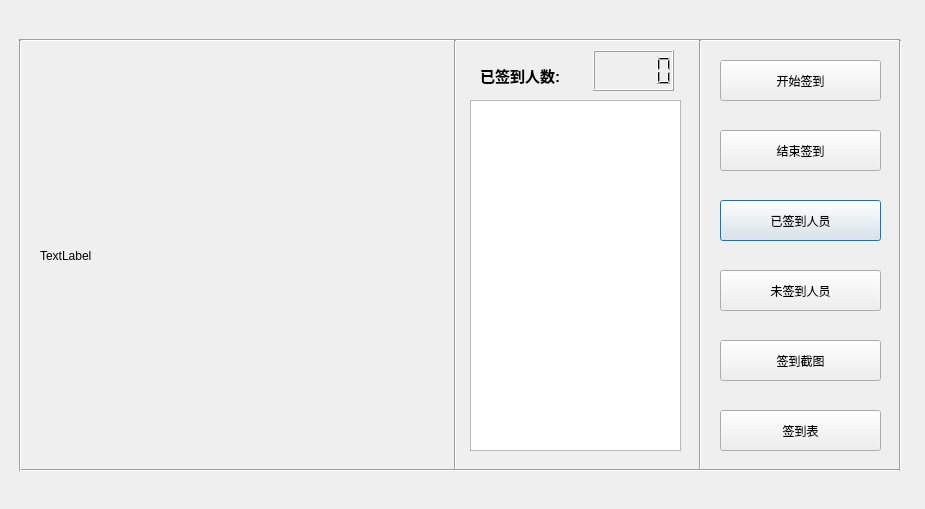
<?xml version="1.0" encoding="UTF-8"?>
<ui version="4.0">
 <class>Dialog</class>
 <widget class="QDialog" name="Dialog">
  <property name="geometry">
   <rect>
    <x>0</x>
    <y>0</y>
    <width>925</width>
    <height>509</height>
   </rect>
  </property>
  <property name="windowTitle">
   <string>Dialog</string>
  </property>
  <widget class="QPushButton" name="btn_show_signed">
   <property name="geometry">
    <rect>
     <x>720</x>
     <y>200</y>
     <width>161</width>
     <height>41</height>
    </rect>
   </property>
   <property name="text">
    <string>已签到人员</string>
   </property>
  </widget>
  <widget class="QPushButton" name="btn_start">
   <property name="geometry">
    <rect>
     <x>720</x>
     <y>60</y>
     <width>161</width>
     <height>41</height>
    </rect>
   </property>
   <property name="text">
    <string>开始签到</string>
   </property>
  </widget>
  <widget class="QPushButton" name="btn_show_unsigned">
   <property name="geometry">
    <rect>
     <x>720</x>
     <y>270</y>
     <width>161</width>
     <height>41</height>
    </rect>
   </property>
   <property name="text">
    <string>未签到人员</string>
   </property>
  </widget>
  <widget class="QPushButton" name="btn_screenshot">
   <property name="geometry">
    <rect>
     <x>720</x>
     <y>340</y>
     <width>161</width>
     <height>41</height>
    </rect>
   </property>
   <property name="text">
    <string>签到截图</string>
   </property>
  </widget>
  <widget class="QPushButton" name="btn_sign_form">
   <property name="geometry">
    <rect>
     <x>720</x>
     <y>410</y>
     <width>161</width>
     <height>41</height>
    </rect>
   </property>
   <property name="text">
    <string>签到表</string>
   </property>
  </widget>
  <widget class="QPushButton" name="btn_end">
   <property name="geometry">
    <rect>
     <x>720</x>
     <y>130</y>
     <width>161</width>
     <height>41</height>
    </rect>
   </property>
   <property name="text">
    <string>结束签到</string>
   </property>
  </widget>
  <widget class="Line" name="line">
   <property name="geometry">
    <rect>
     <x>19</x>
     <y>30</y>
     <width>881</width>
     <height>20</height>
    </rect>
   </property>
   <property name="orientation">
    <enum>Qt::Horizontal</enum>
   </property>
  </widget>
  <widget class="Line" name="line_2">
   <property name="geometry">
    <rect>
     <x>890</x>
     <y>40</y>
     <width>20</width>
     <height>431</height>
    </rect>
   </property>
   <property name="orientation">
    <enum>Qt::Vertical</enum>
   </property>
  </widget>
  <widget class="Line" name="line_3">
   <property name="geometry">
    <rect>
     <x>690</x>
     <y>40</y>
     <width>20</width>
     <height>431</height>
    </rect>
   </property>
   <property name="orientation">
    <enum>Qt::Vertical</enum>
   </property>
  </widget>
  <widget class="Line" name="line_4">
   <property name="geometry">
    <rect>
     <x>19</x>
     <y>460</y>
     <width>881</width>
     <height>20</height>
    </rect>
   </property>
   <property name="orientation">
    <enum>Qt::Horizontal</enum>
   </property>
  </widget>
  <widget class="QTextBrowser" name="qtxt_showname">
   <property name="geometry">
    <rect>
     <x>470</x>
     <y>100</y>
     <width>211</width>
     <height>351</height>
    </rect>
   </property>
  </widget>
  <widget class="QLabel" name="qlabel_video">
   <property name="geometry">
    <rect>
     <x>40</x>
     <y>60</y>
     <width>391</width>
     <height>391</height>
    </rect>
   </property>
   <property name="cursor">
    <cursorShape>ArrowCursor</cursorShape>
   </property>
   <property name="text">
    <string>TextLabel</string>
   </property>
  </widget>
  <widget class="Line" name="line_5">
   <property name="geometry">
    <rect>
     <x>10</x>
     <y>40</y>
     <width>20</width>
     <height>431</height>
    </rect>
   </property>
   <property name="orientation">
    <enum>Qt::Vertical</enum>
   </property>
  </widget>
  <widget class="QLCDNumber" name="lcd_signedCount">
   <property name="geometry">
    <rect>
     <x>593</x>
     <y>50</y>
     <width>81</width>
     <height>41</height>
    </rect>
   </property>
  </widget>
  <widget class="QLabel" name="label">
   <property name="geometry">
    <rect>
     <x>480</x>
     <y>60</y>
     <width>101</width>
     <height>31</height>
    </rect>
   </property>
   <property name="text">
    <string>&lt;html&gt;&lt;head/&gt;&lt;body&gt;&lt;p&gt;&lt;span style=&quot; font-size:11pt; font-weight:600;&quot;&gt;已签到人数: &lt;/span&gt;&lt;/p&gt;&lt;/body&gt;&lt;/html&gt;</string>
   </property>
  </widget>
  <widget class="Line" name="line_6">
   <property name="geometry">
    <rect>
     <x>440</x>
     <y>40</y>
     <width>30</width>
     <height>430</height>
    </rect>
   </property>
   <property name="orientation">
    <enum>Qt::Vertical</enum>
   </property>
  </widget>
 </widget>
 <resources/>
 <connections/>
</ui>
